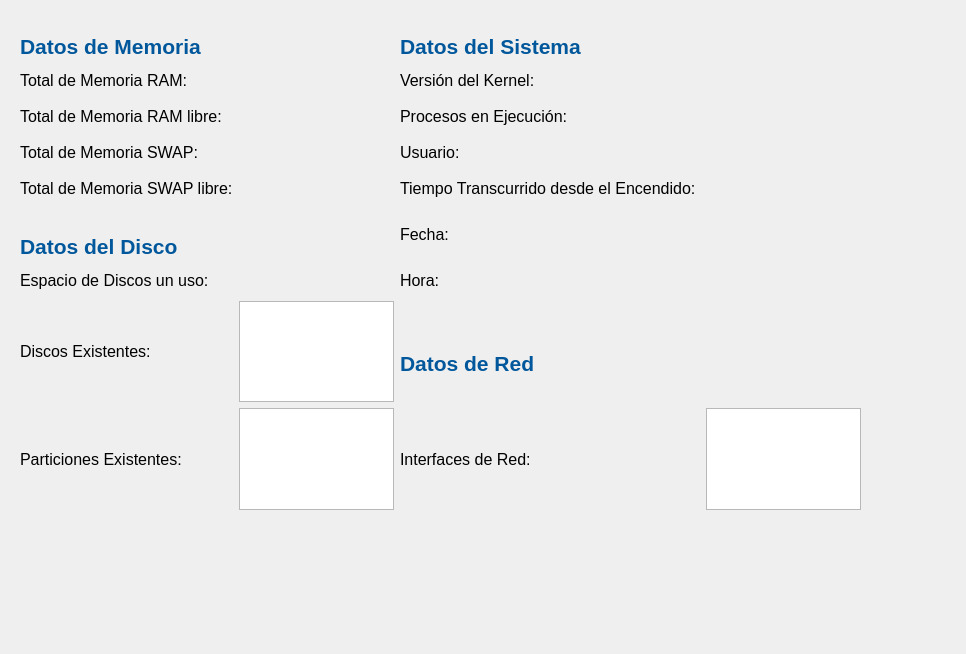
<?xml version="1.0" encoding="UTF-8"?>
<ui version="4.0">
 <class>Monitor</class>
 <widget class="QWidget" name="Monitor">
  <property name="geometry">
   <rect>
    <x>0</x>
    <y>0</y>
    <width>966</width>
    <height>654</height>
   </rect>
  </property>
  <property name="windowTitle">
   <string>Form</string>
  </property>
  <widget class="QWidget" name="gridLayoutWidget">
   <property name="geometry">
    <rect>
     <x>20</x>
     <y>9</y>
     <width>841</width>
     <height>501</height>
    </rect>
   </property>
   <layout class="QGridLayout" name="gridLayout">
    <item row="9" column="2">
     <widget class="QLabel" name="label_14">
      <property name="minimumSize">
       <size>
        <width>0</width>
        <height>30</height>
       </size>
      </property>
      <property name="maximumSize">
       <size>
        <width>16777215</width>
        <height>30</height>
       </size>
      </property>
      <property name="font">
       <font>
        <pointsize>12</pointsize>
       </font>
      </property>
      <property name="text">
       <string>Interfaces de Red: </string>
      </property>
     </widget>
    </item>
    <item row="0" column="0">
     <widget class="QLabel" name="h1">
      <property name="sizePolicy">
       <sizepolicy hsizetype="Preferred" vsizetype="Fixed">
        <horstretch>0</horstretch>
        <verstretch>0</verstretch>
       </sizepolicy>
      </property>
      <property name="minimumSize">
       <size>
        <width>0</width>
        <height>50</height>
       </size>
      </property>
      <property name="maximumSize">
       <size>
        <width>16777215</width>
        <height>50</height>
       </size>
      </property>
      <property name="font">
       <font>
        <pointsize>16</pointsize>
        <weight>75</weight>
        <bold>true</bold>
       </font>
      </property>
      <property name="styleSheet">
       <string notr="true">color: rgb(1,87,155);</string>
      </property>
      <property name="text">
       <string>Datos de Memoria</string>
      </property>
      <property name="alignment">
       <set>Qt::AlignBottom|Qt::AlignLeading|Qt::AlignLeft</set>
      </property>
      <property name="margin">
       <number>0</number>
      </property>
     </widget>
    </item>
    <item row="3" column="3">
     <widget class="QLabel" name="usuario">
      <property name="text">
       <string/>
      </property>
     </widget>
    </item>
    <item row="1" column="1">
     <widget class="QLabel" name="total_RAM">
      <property name="text">
       <string/>
      </property>
     </widget>
    </item>
    <item row="1" column="3">
     <widget class="QLabel" name="kernel">
      <property name="text">
       <string/>
      </property>
     </widget>
    </item>
    <item row="5" column="3">
     <widget class="QLabel" name="fecha">
      <property name="text">
       <string/>
      </property>
     </widget>
    </item>
    <item row="3" column="1">
     <widget class="QLabel" name="total_SWAP">
      <property name="text">
       <string/>
      </property>
     </widget>
    </item>
    <item row="7" column="0">
     <widget class="QLabel" name="label_7">
      <property name="minimumSize">
       <size>
        <width>0</width>
        <height>30</height>
       </size>
      </property>
      <property name="maximumSize">
       <size>
        <width>16777215</width>
        <height>30</height>
       </size>
      </property>
      <property name="font">
       <font>
        <pointsize>12</pointsize>
       </font>
      </property>
      <property name="text">
       <string>Discos Existentes:</string>
      </property>
     </widget>
    </item>
    <item row="4" column="2">
     <widget class="QLabel" name="label_18">
      <property name="minimumSize">
       <size>
        <width>0</width>
        <height>30</height>
       </size>
      </property>
      <property name="maximumSize">
       <size>
        <width>16777215</width>
        <height>30</height>
       </size>
      </property>
      <property name="font">
       <font>
        <pointsize>12</pointsize>
       </font>
      </property>
      <property name="text">
       <string>Tiempo Transcurrido desde el Encendido: </string>
      </property>
     </widget>
    </item>
    <item row="4" column="0">
     <widget class="QLabel" name="label_6">
      <property name="minimumSize">
       <size>
        <width>0</width>
        <height>30</height>
       </size>
      </property>
      <property name="maximumSize">
       <size>
        <width>16777215</width>
        <height>30</height>
       </size>
      </property>
      <property name="font">
       <font>
        <pointsize>12</pointsize>
       </font>
      </property>
      <property name="text">
       <string>Total de Memoria SWAP libre:</string>
      </property>
     </widget>
    </item>
    <item row="5" column="0">
     <widget class="QLabel" name="h1_2">
      <property name="minimumSize">
       <size>
        <width>0</width>
        <height>50</height>
       </size>
      </property>
      <property name="maximumSize">
       <size>
        <width>16777215</width>
        <height>50</height>
       </size>
      </property>
      <property name="font">
       <font>
        <pointsize>16</pointsize>
        <weight>75</weight>
        <bold>true</bold>
       </font>
      </property>
      <property name="styleSheet">
       <string notr="true">color: rgb(1,87,155);</string>
      </property>
      <property name="text">
       <string>Datos del Disco</string>
      </property>
      <property name="alignment">
       <set>Qt::AlignBottom|Qt::AlignLeading|Qt::AlignLeft</set>
      </property>
      <property name="margin">
       <number>0</number>
      </property>
     </widget>
    </item>
    <item row="3" column="2">
     <widget class="QLabel" name="label_15">
      <property name="minimumSize">
       <size>
        <width>0</width>
        <height>30</height>
       </size>
      </property>
      <property name="maximumSize">
       <size>
        <width>16777215</width>
        <height>30</height>
       </size>
      </property>
      <property name="font">
       <font>
        <pointsize>12</pointsize>
       </font>
      </property>
      <property name="text">
       <string>Usuario: </string>
      </property>
     </widget>
    </item>
    <item row="9" column="1">
     <widget class="QPlainTextEdit" name="particiones"/>
    </item>
    <item row="3" column="0">
     <widget class="QLabel" name="label_5">
      <property name="minimumSize">
       <size>
        <width>0</width>
        <height>30</height>
       </size>
      </property>
      <property name="maximumSize">
       <size>
        <width>16777215</width>
        <height>30</height>
       </size>
      </property>
      <property name="font">
       <font>
        <pointsize>12</pointsize>
       </font>
      </property>
      <property name="text">
       <string>Total de Memoria SWAP: </string>
      </property>
     </widget>
    </item>
    <item row="0" column="2">
     <widget class="QLabel" name="h1_3">
      <property name="minimumSize">
       <size>
        <width>0</width>
        <height>50</height>
       </size>
      </property>
      <property name="maximumSize">
       <size>
        <width>16777215</width>
        <height>50</height>
       </size>
      </property>
      <property name="font">
       <font>
        <pointsize>16</pointsize>
        <weight>75</weight>
        <bold>true</bold>
       </font>
      </property>
      <property name="styleSheet">
       <string notr="true">color: rgb(1,87,155);</string>
      </property>
      <property name="text">
       <string>Datos del Sistema</string>
      </property>
      <property name="alignment">
       <set>Qt::AlignBottom|Qt::AlignLeading|Qt::AlignLeft</set>
      </property>
      <property name="margin">
       <number>0</number>
      </property>
     </widget>
    </item>
    <item row="2" column="0">
     <widget class="QLabel" name="label_4">
      <property name="minimumSize">
       <size>
        <width>0</width>
        <height>30</height>
       </size>
      </property>
      <property name="maximumSize">
       <size>
        <width>16777215</width>
        <height>30</height>
       </size>
      </property>
      <property name="font">
       <font>
        <pointsize>12</pointsize>
       </font>
      </property>
      <property name="text">
       <string>Total de Memoria RAM libre: </string>
      </property>
     </widget>
    </item>
    <item row="2" column="3">
     <widget class="QLabel" name="procesos">
      <property name="text">
       <string/>
      </property>
     </widget>
    </item>
    <item row="9" column="0">
     <widget class="QLabel" name="label_8">
      <property name="minimumSize">
       <size>
        <width>0</width>
        <height>30</height>
       </size>
      </property>
      <property name="maximumSize">
       <size>
        <width>16777215</width>
        <height>30</height>
       </size>
      </property>
      <property name="font">
       <font>
        <pointsize>12</pointsize>
       </font>
      </property>
      <property name="text">
       <string>Particiones Existentes: </string>
      </property>
     </widget>
    </item>
    <item row="1" column="2">
     <widget class="QLabel" name="label_12">
      <property name="minimumSize">
       <size>
        <width>0</width>
        <height>30</height>
       </size>
      </property>
      <property name="maximumSize">
       <size>
        <width>16777215</width>
        <height>30</height>
       </size>
      </property>
      <property name="font">
       <font>
        <pointsize>12</pointsize>
       </font>
      </property>
      <property name="text">
       <string>Versión del Kernel: </string>
      </property>
     </widget>
    </item>
    <item row="9" column="3">
     <widget class="QPlainTextEdit" name="interfaces">
      <property name="maximumSize">
       <size>
        <width>16777215</width>
        <height>16777215</height>
       </size>
      </property>
     </widget>
    </item>
    <item row="2" column="1">
     <widget class="QLabel" name="libre_RAM">
      <property name="text">
       <string/>
      </property>
     </widget>
    </item>
    <item row="2" column="2">
     <widget class="QLabel" name="label_13">
      <property name="minimumSize">
       <size>
        <width>0</width>
        <height>30</height>
       </size>
      </property>
      <property name="maximumSize">
       <size>
        <width>16777215</width>
        <height>30</height>
       </size>
      </property>
      <property name="font">
       <font>
        <pointsize>12</pointsize>
       </font>
      </property>
      <property name="text">
       <string>Procesos en Ejecución: </string>
      </property>
     </widget>
    </item>
    <item row="5" column="2">
     <widget class="QLabel" name="label_16">
      <property name="minimumSize">
       <size>
        <width>0</width>
        <height>30</height>
       </size>
      </property>
      <property name="maximumSize">
       <size>
        <width>16777215</width>
        <height>30</height>
       </size>
      </property>
      <property name="font">
       <font>
        <pointsize>12</pointsize>
       </font>
      </property>
      <property name="text">
       <string>Fecha: </string>
      </property>
     </widget>
    </item>
    <item row="1" column="0">
     <widget class="QLabel" name="label_3">
      <property name="minimumSize">
       <size>
        <width>0</width>
        <height>30</height>
       </size>
      </property>
      <property name="maximumSize">
       <size>
        <width>16777215</width>
        <height>30</height>
       </size>
      </property>
      <property name="font">
       <font>
        <pointsize>12</pointsize>
       </font>
      </property>
      <property name="text">
       <string>Total de Memoria RAM: </string>
      </property>
     </widget>
    </item>
    <item row="4" column="3">
     <widget class="QLabel" name="tiempo_transcurrido">
      <property name="text">
       <string/>
      </property>
     </widget>
    </item>
    <item row="4" column="1">
     <widget class="QLabel" name="libre_SWAP">
      <property name="text">
       <string/>
      </property>
     </widget>
    </item>
    <item row="7" column="1">
     <widget class="QPlainTextEdit" name="discos"/>
    </item>
    <item row="6" column="0">
     <widget class="QLabel" name="label_9">
      <property name="minimumSize">
       <size>
        <width>0</width>
        <height>30</height>
       </size>
      </property>
      <property name="maximumSize">
       <size>
        <width>16777215</width>
        <height>30</height>
       </size>
      </property>
      <property name="font">
       <font>
        <pointsize>12</pointsize>
       </font>
      </property>
      <property name="text">
       <string>Espacio de Discos un uso: </string>
      </property>
     </widget>
    </item>
    <item row="6" column="1">
     <widget class="QLabel" name="espacio_discos">
      <property name="text">
       <string/>
      </property>
     </widget>
    </item>
    <item row="6" column="2">
     <widget class="QLabel" name="label_17">
      <property name="minimumSize">
       <size>
        <width>0</width>
        <height>30</height>
       </size>
      </property>
      <property name="maximumSize">
       <size>
        <width>16777215</width>
        <height>30</height>
       </size>
      </property>
      <property name="font">
       <font>
        <pointsize>12</pointsize>
       </font>
      </property>
      <property name="text">
       <string>Hora: </string>
      </property>
     </widget>
    </item>
    <item row="6" column="3">
     <widget class="QLabel" name="hora">
      <property name="text">
       <string/>
      </property>
     </widget>
    </item>
    <item row="7" column="2">
     <widget class="QLabel" name="h1_4">
      <property name="minimumSize">
       <size>
        <width>0</width>
        <height>50</height>
       </size>
      </property>
      <property name="maximumSize">
       <size>
        <width>16777215</width>
        <height>50</height>
       </size>
      </property>
      <property name="font">
       <font>
        <pointsize>16</pointsize>
        <weight>75</weight>
        <bold>true</bold>
       </font>
      </property>
      <property name="styleSheet">
       <string notr="true">color: rgb(1,87,155);</string>
      </property>
      <property name="text">
       <string>Datos de Red</string>
      </property>
      <property name="alignment">
       <set>Qt::AlignBottom|Qt::AlignLeading|Qt::AlignLeft</set>
      </property>
      <property name="margin">
       <number>0</number>
      </property>
     </widget>
    </item>
   </layout>
  </widget>
 </widget>
 <resources/>
 <connections/>
</ui>
